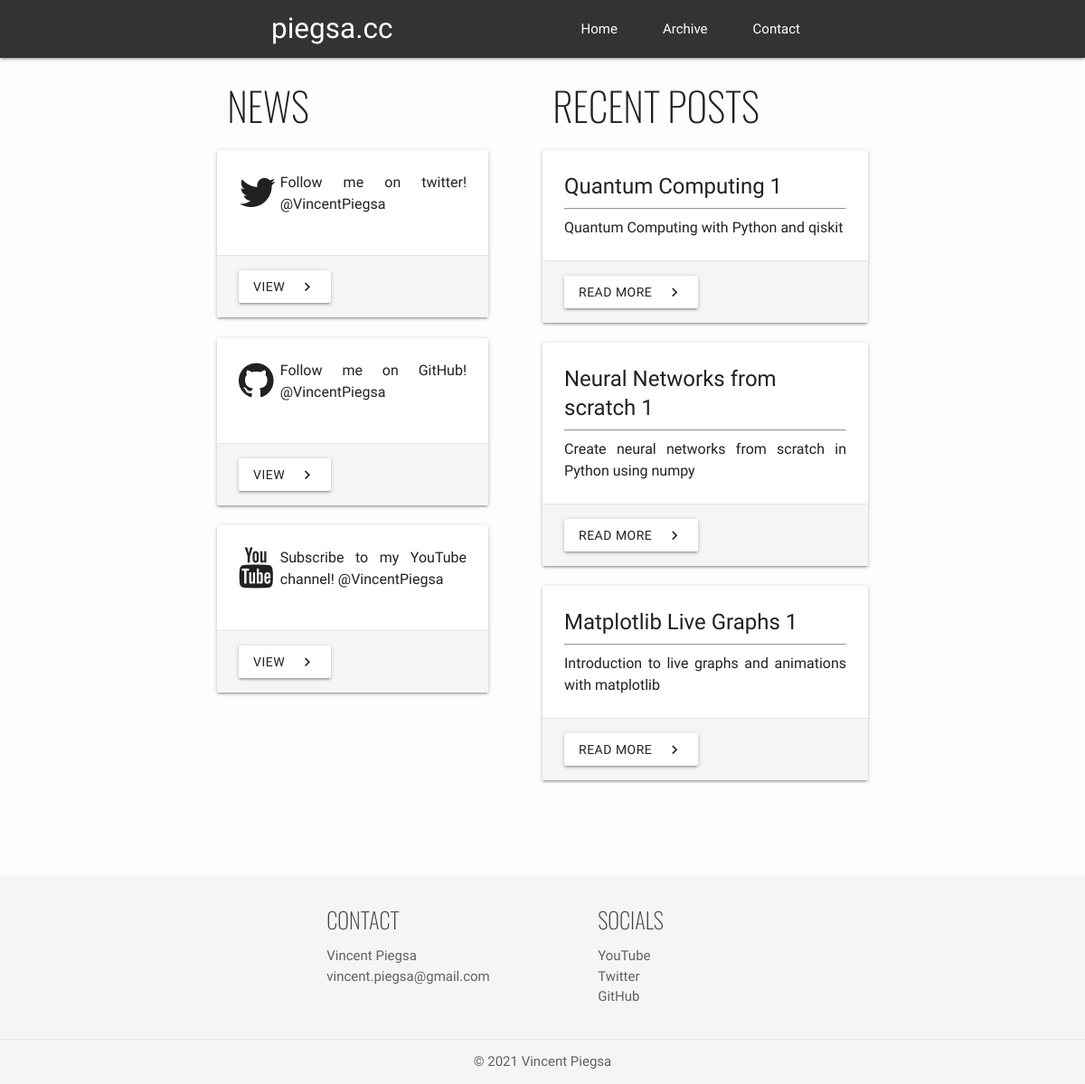
The page /home on the database its author committed.
### components/models.py (models this page shows, shortened)
class NewsArticle(db.Model):
	id = db.Column(db.Integer, primary_key=True)
	content = db.Column(db.Text, nullable=False)
	platform = db.Column(db.String(128), nullable=False)
	url = db.Column(db.String(128), nullable=False)
	pub_date = db.Column(db.DateTime, nullable=False, default=datetime.utcnow)

class Post(db.Model):
	id = db.Column(db.Integer, primary_key=True)
	title = db.Column(db.String(128), unique=True, nullable=False)
	subtitle = db.Column(db.String(256), nullable=False)
	img = db.Column(db.String(256), nullable=False)
	url = db.Column(db.String(256), unique=True)
	pub_date = db.Column(db.DateTime, nullable=False, default=datetime.utcnow)

### components/blog/views.py (the view)
@blog.route('/')
@blog.route('/home')
def home():
	return render_template('blog/home.html', posts=Post.query.all()[:3], news_articles=NewsArticle.query.all()[:3])

### components/templates/blog/home.html
{% extends "layout.html" %}
{% block content %}
<div class="row">
	<div class="col l5 s12">
	{% if news_articles %}
		<h3>News</h3>
		<div class="row">
			{% for news in news_articles %}
			<div class="col s12">
				<div class="card horizontal hoverable row">
					<div class="card-stacked">
						<div class="card-content">
							<div class="row">
								<div class="col s2">
									<i class="fa fa-{{ news.platform }} fa-3x"></i>
								</div>
								<div class="col s10">
									<p class="flow-text" style="font-size: 16px;">{{ news.content }}</p>
								</div>
							</div>
						</div>
						<div class="card-action grey lighten-4">
							<a class="btn waves-effect waves-dark grey-text text-darken-4 white" href="{{ news.url }}">View <i class="material-icons right">chevron_right</i></a>
						</div>
					</div>
				</div>
			</div>
			{% endfor %}
		</div>
	{% endif %}
	</div>
	<div class="col l6 offset-l1 s12">
	{% if posts %}
		<h3>Recent Posts</h3>
		<div class="row">
			{% for post in posts %}
			<div class="col s12">
				<div class="card horizontal hoverable row">
					<div class="card-stacked">
						<div class="card-content">
							<span class="card-title">{{ post.title }}</span>
							<hr/>
							<p class="flow-text" style="font-size: 16px;">{{ post.subtitle }}</p>
						</div>
						<div class="card-action grey lighten-4">
							<a class="btn waves-effect waves-dark grey-text text-darken-4 white" href="{{ url_for('blog.archive_post', post=post.url) }}">Read More <i class="material-icons right">chevron_right</i></a>
						</div>
					</div>
				</div>
			</div>
			{% endfor %}
		</div>
	{% endif %}
	</div>
</div>
{% endblock %}

### components/templates/layout.html (style rules this page uses)
body { display: flex; min-height: 100vh; flex-direction: column; font-family: 'Work Sans', sans-serif; background-color: rgb(253, 253, 253); }
h1, h2, h3, h4, h5, h6 { font-family: 'Oswald', sans-serif; text-transform: uppercase; font-weight: 100; }
.flow-text { font-size: 20px; text-align: justify; }

### rows shown on the page
NewsArticle: content "Follow me on twitter! @VincentPiegsa"
NewsArticle: content "Follow me on GitHub! @VincentPiegsa"
NewsArticle: content "Subscribe to my YouTube channel! @VincentPiegsa"
Post: title "Quantum Computing 1", subtitle "Quantum Computing with Python and qiskit"
Post: title "Neural Networks from scratch 1", subtitle "Create neural networks from scratch in Python using numpy"
Post: title "Matplotlib Live Graphs 1", subtitle "Introduction to live graphs and animations with matplotlib"
